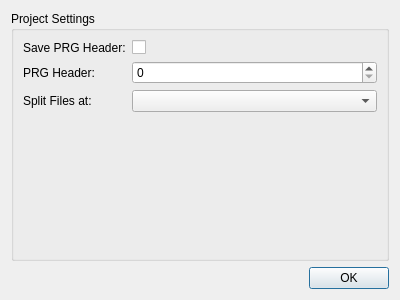
<?xml version="1.0" encoding="UTF-8"?>
<ui version="4.0">
 <class>Settings</class>
 <widget class="QDialog" name="Settings">
  <property name="geometry">
   <rect>
    <x>0</x>
    <y>0</y>
    <width>400</width>
    <height>300</height>
   </rect>
  </property>
  <property name="windowTitle">
   <string>Dialog</string>
  </property>
  <layout class="QVBoxLayout" name="verticalLayout">
   <item>
    <widget class="QGroupBox" name="groupBox">
     <property name="title">
      <string>Project Settings</string>
     </property>
     <layout class="QFormLayout" name="formLayout">
      <property name="fieldGrowthPolicy">
       <enum>QFormLayout::AllNonFixedFieldsGrow</enum>
      </property>
      <item row="0" column="0">
       <widget class="QLabel" name="label">
        <property name="text">
         <string>Save PRG Header:</string>
        </property>
       </widget>
      </item>
      <item row="0" column="1">
       <widget class="QCheckBox" name="savePRGHeaderCheck">
        <property name="text">
         <string/>
        </property>
       </widget>
      </item>
      <item row="1" column="0">
       <widget class="QLabel" name="label_2">
        <property name="text">
         <string>PRG Header:</string>
        </property>
       </widget>
      </item>
      <item row="1" column="1">
       <widget class="QSpinBox" name="prgHeaderEdit">
        <property name="maximum">
         <number>65535</number>
        </property>
       </widget>
      </item>
      <item row="2" column="0">
       <widget class="QLabel" name="label_3">
        <property name="text">
         <string>Split Files at:</string>
        </property>
       </widget>
      </item>
      <item row="2" column="1">
       <widget class="QComboBox" name="splitAtCombo"/>
      </item>
     </layout>
    </widget>
   </item>
   <item>
    <widget class="QDialogButtonBox" name="buttonBox">
     <property name="orientation">
      <enum>Qt::Horizontal</enum>
     </property>
     <property name="standardButtons">
      <set>QDialogButtonBox::Ok</set>
     </property>
    </widget>
   </item>
  </layout>
 </widget>
 <resources/>
 <connections>
  <connection>
   <sender>buttonBox</sender>
   <signal>accepted()</signal>
   <receiver>Settings</receiver>
   <slot>accept()</slot>
   <hints>
    <hint type="sourcelabel">
     <x>248</x>
     <y>254</y>
    </hint>
    <hint type="destinationlabel">
     <x>157</x>
     <y>274</y>
    </hint>
   </hints>
  </connection>
  <connection>
   <sender>buttonBox</sender>
   <signal>rejected()</signal>
   <receiver>Settings</receiver>
   <slot>reject()</slot>
   <hints>
    <hint type="sourcelabel">
     <x>316</x>
     <y>260</y>
    </hint>
    <hint type="destinationlabel">
     <x>286</x>
     <y>274</y>
    </hint>
   </hints>
  </connection>
 </connections>
</ui>
